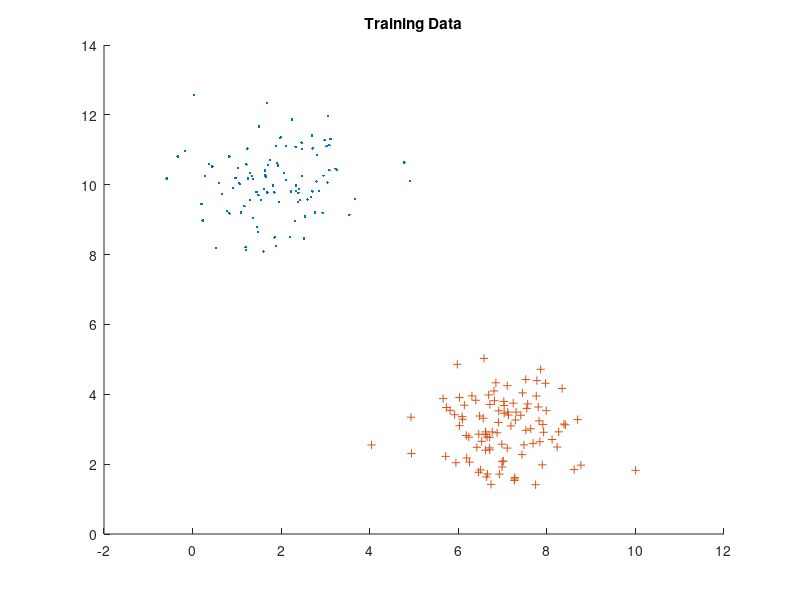
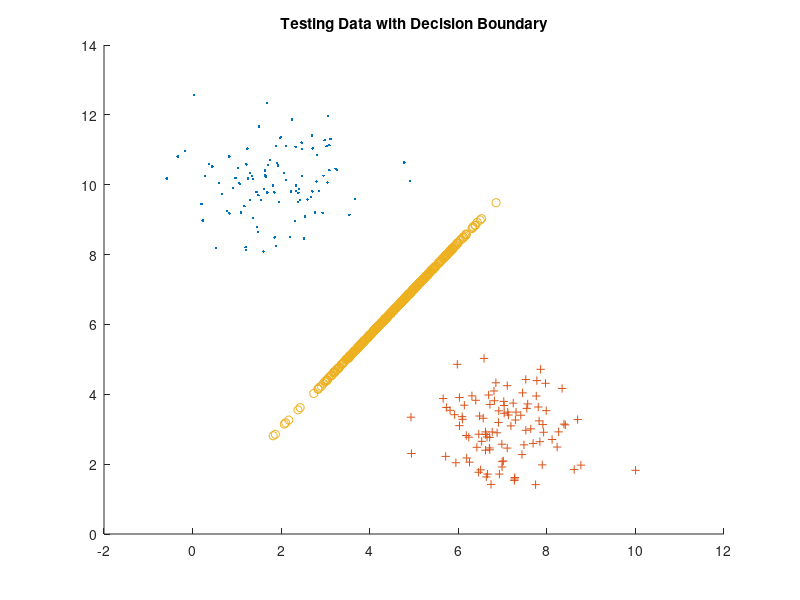

Source code (MATLAB) for these figures, in order:
clear all;clc;

x = mvnrnd([2 10], [1 1], 100); %OG data
y = mvnrnd([7 3], [1 1], 100);

figure;
hold on
plot(x(:,1),x(:,2),'.'); %plot
plot(y(:,1),y(:,2),'+');
title('Training Data');
hold off

z = vertcat(x,y);
z1 = z(:,1);
z2 = z(:,2);
one = ones(200,1);
Z = cat(2,one,z1,z2);

w0 = 1;
w1 = 1;
w2 = 1;

H = [1 0 0;0 1 0;0 0 1];
W = [w0 w1 w2];
Y = diag([ones(100,1) ;-ones(100,1)]);
b = -ones(200,1);
f = zeros(3,1);
A = -Y*Z;

svm = quadprog(H,[],A,b);

testset = linspace(2,10);
w1 = [];
w2 = [];

for i = 1:length(Z)
   
    result = svm(1) + z1(i)*svm(2) + z2(i)*svm(3);
    
    if(result >= 1)
        
        w1 = [w1;z1(i) z2(i)];
        
    elseif(result <= -1)
        
        w2 = [w2;z1(i) z2(i)]; 
        
    end  
    
end

bordertest = mvnrnd([5 6], [2 2], 100000);
bordertest1 = bordertest(:,1);
bordertest2 = bordertest(:,2);
border = [];
for j = 1:length(bordertest)
    
    result = svm(1) + bordertest1(j)*svm(2) + bordertest2(j)*svm(3);
    
    if(result < 0.005 && result > -0.005)
       
        border = [border;bordertest1(j) bordertest2(j)];
        
    end
end


figure;
hold on
plot(w1(:,1),w1(:,2),'.'); %plot
plot(w2(:,1),w2(:,2),'+');
plot(border(:,1),border(:,2),'o');
title('Testing Data with Decision Boundary');
hold off
